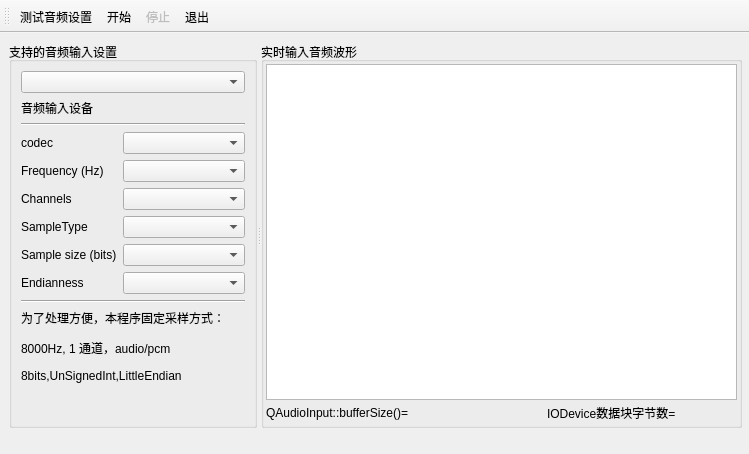
<?xml version="1.0" encoding="UTF-8"?>
<ui version="4.0">
 <class>MainWindow</class>
 <widget class="QMainWindow" name="MainWindow">
  <property name="geometry">
   <rect>
    <x>0</x>
    <y>0</y>
    <width>749</width>
    <height>454</height>
   </rect>
  </property>
  <property name="windowTitle">
   <string>MainWindow</string>
  </property>
  <widget class="QWidget" name="centralwidget">
   <widget class="QSplitter" name="splitter">
    <property name="geometry">
     <rect>
      <x>9</x>
      <y>9</y>
      <width>733</width>
      <height>386</height>
     </rect>
    </property>
    <property name="orientation">
     <enum>Qt::Horizontal</enum>
    </property>
    <widget class="QGroupBox" name="groupBoxDevice">
     <property name="maximumSize">
      <size>
       <width>300</width>
       <height>16777215</height>
      </size>
     </property>
     <property name="title">
      <string>支持的音频输入设置</string>
     </property>
     <layout class="QVBoxLayout" name="verticalLayout_2">
      <item>
       <widget class="QComboBox" name="comboDevices"/>
      </item>
      <item>
       <widget class="QLabel" name="label">
        <property name="maximumSize">
         <size>
          <width>90</width>
          <height>16777215</height>
         </size>
        </property>
        <property name="text">
         <string>音频输入设备</string>
        </property>
       </widget>
      </item>
      <item>
       <widget class="Line" name="line">
        <property name="orientation">
         <enum>Qt::Horizontal</enum>
        </property>
       </widget>
      </item>
      <item>
       <layout class="QGridLayout" name="gridLayout">
        <item row="0" column="0">
         <widget class="QLabel" name="actualCodecLabel">
          <property name="text">
           <string>codec</string>
          </property>
         </widget>
        </item>
        <item row="0" column="1">
         <widget class="QComboBox" name="comboCodec"/>
        </item>
        <item row="1" column="0">
         <widget class="QLabel" name="actualFreqLabel">
          <property name="text">
           <string>Frequency (Hz)</string>
          </property>
         </widget>
        </item>
        <item row="1" column="1">
         <widget class="QComboBox" name="comboSampleRate">
          <property name="sizePolicy">
           <sizepolicy hsizetype="Expanding" vsizetype="Fixed">
            <horstretch>0</horstretch>
            <verstretch>0</verstretch>
           </sizepolicy>
          </property>
         </widget>
        </item>
        <item row="2" column="0">
         <widget class="QLabel" name="actualChannelLabel">
          <property name="text">
           <string>Channels</string>
          </property>
         </widget>
        </item>
        <item row="2" column="1">
         <widget class="QComboBox" name="comboChannels"/>
        </item>
        <item row="3" column="0">
         <widget class="QLabel" name="actualSampleTypeLabel">
          <property name="text">
           <string>SampleType</string>
          </property>
         </widget>
        </item>
        <item row="3" column="1">
         <widget class="QComboBox" name="comboSampleTypes"/>
        </item>
        <item row="4" column="0">
         <widget class="QLabel" name="actualSampleSizeLabel">
          <property name="text">
           <string>Sample size (bits)</string>
          </property>
         </widget>
        </item>
        <item row="4" column="1">
         <widget class="QComboBox" name="comboSampleSizes"/>
        </item>
        <item row="5" column="0">
         <widget class="QLabel" name="actualEndianLabel">
          <property name="text">
           <string>Endianness</string>
          </property>
         </widget>
        </item>
        <item row="5" column="1">
         <widget class="QComboBox" name="comboByteOrder"/>
        </item>
       </layout>
      </item>
      <item>
       <widget class="Line" name="line_2">
        <property name="orientation">
         <enum>Qt::Horizontal</enum>
        </property>
       </widget>
      </item>
      <item>
       <widget class="QLabel" name="label_2">
        <property name="text">
         <string>&lt;html&gt;&lt;head/&gt;&lt;body&gt;&lt;p&gt;为了处理方便，本程序固定采样方式：&lt;/p&gt;&lt;p&gt;8000Hz, 1 通道，audio/pcm&lt;/p&gt;&lt;p&gt;8bits,UnSignedInt,LittleEndian&lt;/p&gt;&lt;/body&gt;&lt;/html&gt;</string>
        </property>
        <property name="textFormat">
         <enum>Qt::AutoText</enum>
        </property>
       </widget>
      </item>
      <item>
       <spacer name="verticalSpacer">
        <property name="orientation">
         <enum>Qt::Vertical</enum>
        </property>
        <property name="sizeHint" stdset="0">
         <size>
          <width>20</width>
          <height>40</height>
         </size>
        </property>
       </spacer>
      </item>
     </layout>
    </widget>
    <widget class="QGroupBox" name="groupBox_2">
     <property name="title">
      <string>实时输入音频波形</string>
     </property>
     <layout class="QVBoxLayout" name="verticalLayout">
      <property name="spacing">
       <number>3</number>
      </property>
      <property name="leftMargin">
       <number>2</number>
      </property>
      <property name="topMargin">
       <number>2</number>
      </property>
      <property name="rightMargin">
       <number>2</number>
      </property>
      <property name="bottomMargin">
       <number>2</number>
      </property>
      <item>
       <widget class="QChartView" name="chartView"/>
      </item>
      <item>
       <layout class="QHBoxLayout" name="horizontalLayout_2">
        <item>
         <widget class="QLabel" name="LabBufferSize">
          <property name="minimumSize">
           <size>
            <width>200</width>
            <height>0</height>
           </size>
          </property>
          <property name="text">
           <string>QAudioInput::bufferSize()=</string>
          </property>
         </widget>
        </item>
        <item>
         <spacer name="horizontalSpacer">
          <property name="orientation">
           <enum>Qt::Horizontal</enum>
          </property>
          <property name="sizeHint" stdset="0">
           <size>
            <width>40</width>
            <height>20</height>
           </size>
          </property>
         </spacer>
        </item>
        <item>
         <widget class="QLabel" name="LabBlockSize">
          <property name="minimumSize">
           <size>
            <width>190</width>
            <height>0</height>
           </size>
          </property>
          <property name="text">
           <string>IODevice数据块字节数=</string>
          </property>
         </widget>
        </item>
       </layout>
      </item>
     </layout>
    </widget>
   </widget>
  </widget>
  <widget class="QToolBar" name="toolBar">
   <property name="windowTitle">
    <string>toolBar</string>
   </property>
   <property name="toolButtonStyle">
    <enum>Qt::ToolButtonTextUnderIcon</enum>
   </property>
   <attribute name="toolBarArea">
    <enum>TopToolBarArea</enum>
   </attribute>
   <attribute name="toolBarBreak">
    <bool>false</bool>
   </attribute>
   <addaction name="actDeviceTest"/>
   <addaction name="actStart"/>
   <addaction name="actStop"/>
   <addaction name="actQuit"/>
  </widget>
  <action name="actDeviceTest">
   <property name="icon">
    <iconset resource="res.qrc">
     <normaloff>:/images/images/22.ico</normaloff>:/images/images/22.ico</iconset>
   </property>
   <property name="text">
    <string>测试音频设置</string>
   </property>
   <property name="toolTip">
    <string>测试音频设置</string>
   </property>
  </action>
  <action name="actStart">
   <property name="icon">
    <iconset resource="res.qrc">
     <normaloff>:/images/images/626.bmp</normaloff>:/images/images/626.bmp</iconset>
   </property>
   <property name="text">
    <string>开始</string>
   </property>
   <property name="toolTip">
    <string>开始</string>
   </property>
  </action>
  <action name="actStop">
   <property name="enabled">
    <bool>false</bool>
   </property>
   <property name="icon">
    <iconset resource="res.qrc">
     <normaloff>:/images/images/624.bmp</normaloff>:/images/images/624.bmp</iconset>
   </property>
   <property name="text">
    <string>停止</string>
   </property>
   <property name="toolTip">
    <string>停止</string>
   </property>
  </action>
  <action name="actQuit">
   <property name="icon">
    <iconset resource="res.qrc">
     <normaloff>:/images/images/132.bmp</normaloff>:/images/images/132.bmp</iconset>
   </property>
   <property name="text">
    <string>退出</string>
   </property>
   <property name="toolTip">
    <string>退出</string>
   </property>
  </action>
 </widget>
 <customwidgets>
  <customwidget>
   <class>QChartView</class>
   <extends>QGraphicsView</extends>
   <header location="global">qchartview.h</header>
  </customwidget>
 </customwidgets>
 <resources>
  <include location="res.qrc"/>
 </resources>
 <connections>
  <connection>
   <sender>actQuit</sender>
   <signal>triggered()</signal>
   <receiver>MainWindow</receiver>
   <slot>close()</slot>
   <hints>
    <hint type="sourcelabel">
     <x>-1</x>
     <y>-1</y>
    </hint>
    <hint type="destinationlabel">
     <x>374</x>
     <y>226</y>
    </hint>
   </hints>
  </connection>
 </connections>
</ui>
